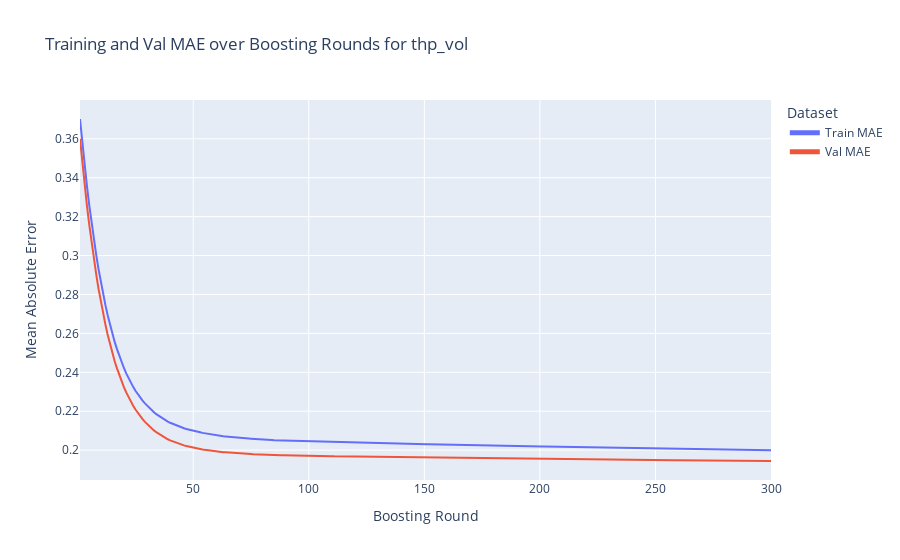
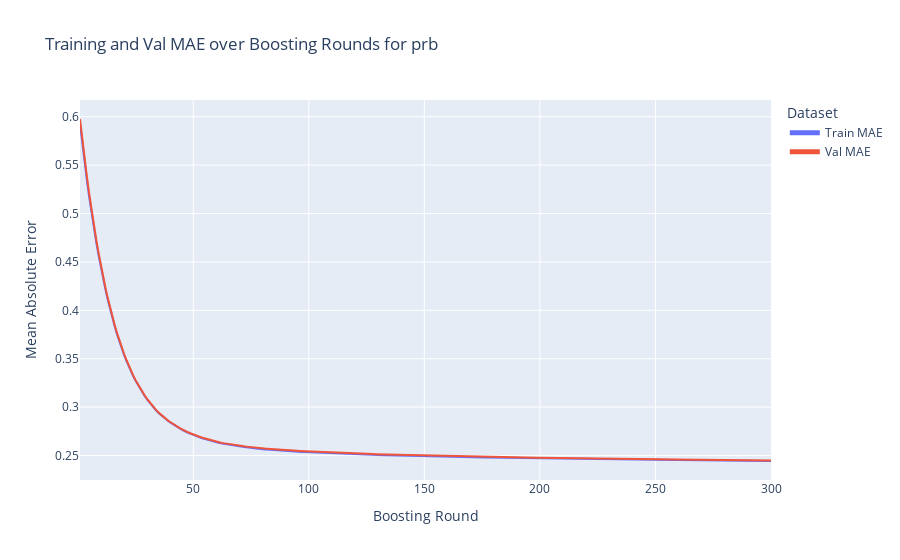
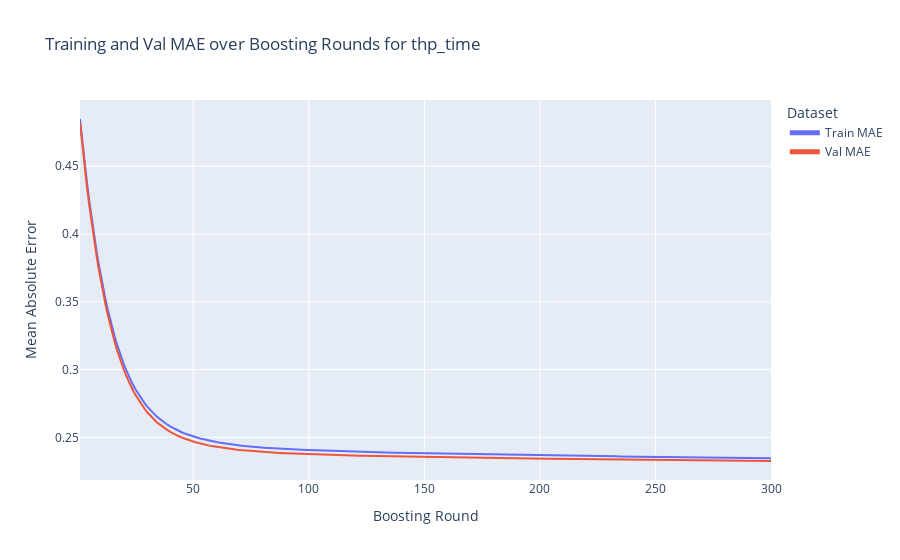
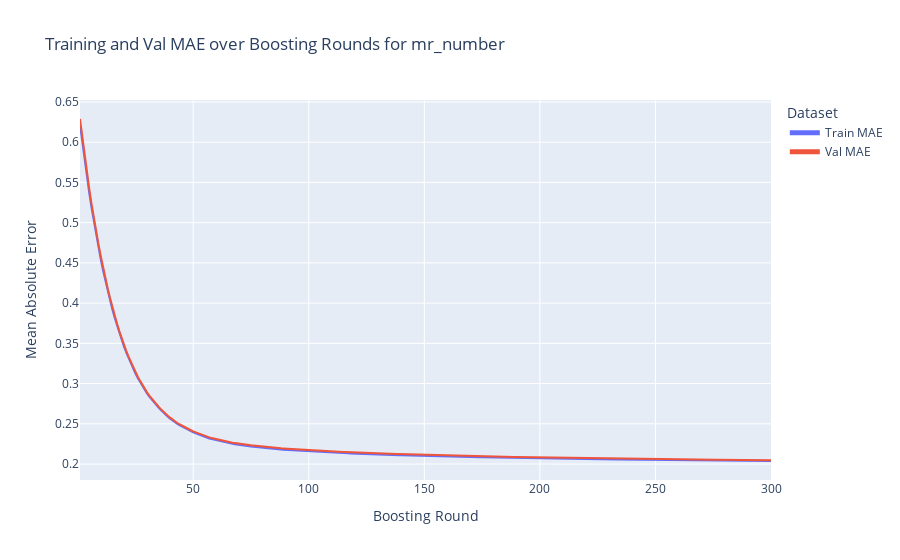

Notebook source saved alongside these figures, in order:
### Markdown cell above
## Charts, Tables

### Code cell
# Iterate through each model in model.models
for target, target_model in model.models.items():
    print(f"Processing target: {target}")

    # Predict
    train_preds = target_model.predict(X_train.to_numpy())
    val_preds = target_model.predict(X_val.to_numpy())

    # Compute MAE values
    train_mae = mean_absolute_error(y_train[target].to_numpy(), train_preds)
    val_mae = mean_absolute_error(y_val[target].to_numpy(), val_preds)

    # Log the best score to wandb
    best_iteration = target_model.best_iteration
    best_val_mae = target_model.evals_result()['validation_1']['mae'][best_iteration]
    best_train_mae = target_model.evals_result()['validation_0']['mae'][best_iteration]

    wandb.log({
        f'{target}_best_val_mae': best_val_mae, 
        f'{target}_best_round': best_iteration, 
        f'{target}_best_train_mae': best_train_mae
    })

    # Convert evaluation results to a DataFrame
    evals_result = target_model.evals_result()
    rounds = range(1, len(evals_result['validation_0']['mae']) + 1)

    # Create a DataFrame using polars
    eval_df = pl.DataFrame({
        'Round': rounds,
        'Train MAE': evals_result['validation_0']['mae'],
        'Val MAE': evals_result['validation_1']['mae']
    })

    # Log eval_df to wandb
    wandb.log({f'{target}_eval_df': wandb.Table(data=eval_df.to_pandas())})

    # Plot the results using Plotly
    fig = px.line(
        x=rounds, 
        y=[evals_result['validation_0']['mae'], evals_result['validation_1']['mae']],
        labels={'x': 'Boosting Round', 'value': 'Mean Absolute Error'}, 
        title=f'Training and Val MAE over Boosting Rounds for {target}'
    )
    fig.update_layout(
        legend=dict(
            title='Legend',
            itemsizing='constant'
        ),
        legend_title_text='Dataset'
    )
    fig.data[0].name = 'Train MAE'
    fig.data[1].name = 'Val MAE'

    # Log the plot to wandb
    wandb.log({f"{target}_MAE_Plot": fig})

    # Optionally, display the plot
    fig.show()

    print(f"Best Val MAE for {target}: {best_val_mae}")
    print(f"Round: {best_iteration}")

### Figure 1 — Plotly figure (JSON) as saved in the notebook; plotly's stock layout.template omitted (floating-point values rounded to 4 significant figures; data arrays with more than 128 entries replaced by an {"elided": "..."} marker saying what was removed)
{"data": [{"hovertemplate": "variable=wide_variable_0<br>Boosting Round=%{x}<br>Mean Absolute Error=%{y}<extra></extra>", "legendgroup": "wide_variable_0", "line": {"color": "#636efa", "dash": "solid"}, "marker": {"symbol": "circle"}, "mode": "lines", "name": "Train MAE", "orientation": "v", "showlegend": true, "type": "scatter", "x": {"elided": "300 int values"}, "xaxis": "x", "y": {"elided": "300 float values"}, "yaxis": "y"}, {"hovertemplate": "variable=wide_variable_1<br>Boosting Round=%{x}<br>Mean Absolute Error=%{y}<extra></extra>", "legendgroup": "wide_variable_1", "line": {"color": "#EF553B", "dash": "solid"}, "marker": {"symbol": "circle"}, "mode": "lines", "name": "Val MAE", "orientation": "v", "showlegend": true, "type": "scatter", "x": {"elided": "300 int values"}, "xaxis": "x", "y": {"elided": "300 float values"}, "yaxis": "y"}], "layout": {"legend": {"itemsizing": "constant", "title": {"text": "Dataset"}, "tracegroupgap": 0}, "title": {"text": "Training and Val MAE over Boosting Rounds for thp_vol"}, "xaxis": {"anchor": "y", "domain": [0, 1], "title": {"text": "Boosting Round"}}, "yaxis": {"anchor": "x", "domain": [0, 1], "title": {"text": "Mean Absolute Error"}}}}

### Figure 2 — Plotly figure (JSON) as saved in the notebook; plotly's stock layout.template omitted (floating-point values rounded to 4 significant figures; data arrays with more than 128 entries replaced by an {"elided": "..."} marker saying what was removed)
{"data": [{"hovertemplate": "variable=wide_variable_0<br>Boosting Round=%{x}<br>Mean Absolute Error=%{y}<extra></extra>", "legendgroup": "wide_variable_0", "line": {"color": "#636efa", "dash": "solid"}, "marker": {"symbol": "circle"}, "mode": "lines", "name": "Train MAE", "orientation": "v", "showlegend": true, "type": "scatter", "x": {"elided": "300 int values"}, "xaxis": "x", "y": {"elided": "300 float values"}, "yaxis": "y"}, {"hovertemplate": "variable=wide_variable_1<br>Boosting Round=%{x}<br>Mean Absolute Error=%{y}<extra></extra>", "legendgroup": "wide_variable_1", "line": {"color": "#EF553B", "dash": "solid"}, "marker": {"symbol": "circle"}, "mode": "lines", "name": "Val MAE", "orientation": "v", "showlegend": true, "type": "scatter", "x": {"elided": "300 int values"}, "xaxis": "x", "y": {"elided": "300 float values"}, "yaxis": "y"}], "layout": {"legend": {"itemsizing": "constant", "title": {"text": "Dataset"}, "tracegroupgap": 0}, "title": {"text": "Training and Val MAE over Boosting Rounds for prb"}, "xaxis": {"anchor": "y", "domain": [0, 1], "title": {"text": "Boosting Round"}}, "yaxis": {"anchor": "x", "domain": [0, 1], "title": {"text": "Mean Absolute Error"}}}}

### Figure 3 — Plotly figure (JSON) as saved in the notebook; plotly's stock layout.template omitted (floating-point values rounded to 4 significant figures; data arrays with more than 128 entries replaced by an {"elided": "..."} marker saying what was removed)
{"data": [{"hovertemplate": "variable=wide_variable_0<br>Boosting Round=%{x}<br>Mean Absolute Error=%{y}<extra></extra>", "legendgroup": "wide_variable_0", "line": {"color": "#636efa", "dash": "solid"}, "marker": {"symbol": "circle"}, "mode": "lines", "name": "Train MAE", "orientation": "v", "showlegend": true, "type": "scatter", "x": {"elided": "300 int values"}, "xaxis": "x", "y": {"elided": "300 float values"}, "yaxis": "y"}, {"hovertemplate": "variable=wide_variable_1<br>Boosting Round=%{x}<br>Mean Absolute Error=%{y}<extra></extra>", "legendgroup": "wide_variable_1", "line": {"color": "#EF553B", "dash": "solid"}, "marker": {"symbol": "circle"}, "mode": "lines", "name": "Val MAE", "orientation": "v", "showlegend": true, "type": "scatter", "x": {"elided": "300 int values"}, "xaxis": "x", "y": {"elided": "300 float values"}, "yaxis": "y"}], "layout": {"legend": {"itemsizing": "constant", "title": {"text": "Dataset"}, "tracegroupgap": 0}, "title": {"text": "Training and Val MAE over Boosting Rounds for thp_time"}, "xaxis": {"anchor": "y", "domain": [0, 1], "title": {"text": "Boosting Round"}}, "yaxis": {"anchor": "x", "domain": [0, 1], "title": {"text": "Mean Absolute Error"}}}}

### Figure 4 — Plotly figure (JSON) as saved in the notebook; plotly's stock layout.template omitted (floating-point values rounded to 4 significant figures; data arrays with more than 128 entries replaced by an {"elided": "..."} marker saying what was removed)
{"data": [{"hovertemplate": "variable=wide_variable_0<br>Boosting Round=%{x}<br>Mean Absolute Error=%{y}<extra></extra>", "legendgroup": "wide_variable_0", "line": {"color": "#636efa", "dash": "solid"}, "marker": {"symbol": "circle"}, "mode": "lines", "name": "Train MAE", "orientation": "v", "showlegend": true, "type": "scatter", "x": {"elided": "300 int values"}, "xaxis": "x", "y": {"elided": "300 float values"}, "yaxis": "y"}, {"hovertemplate": "variable=wide_variable_1<br>Boosting Round=%{x}<br>Mean Absolute Error=%{y}<extra></extra>", "legendgroup": "wide_variable_1", "line": {"color": "#EF553B", "dash": "solid"}, "marker": {"symbol": "circle"}, "mode": "lines", "name": "Val MAE", "orientation": "v", "showlegend": true, "type": "scatter", "x": {"elided": "300 int values"}, "xaxis": "x", "y": {"elided": "300 float values"}, "yaxis": "y"}], "layout": {"legend": {"itemsizing": "constant", "title": {"text": "Dataset"}, "tracegroupgap": 0}, "title": {"text": "Training and Val MAE over Boosting Rounds for mr_number"}, "xaxis": {"anchor": "y", "domain": [0, 1], "title": {"text": "Boosting Round"}}, "yaxis": {"anchor": "x", "domain": [0, 1], "title": {"text": "Mean Absolute Error"}}}}
